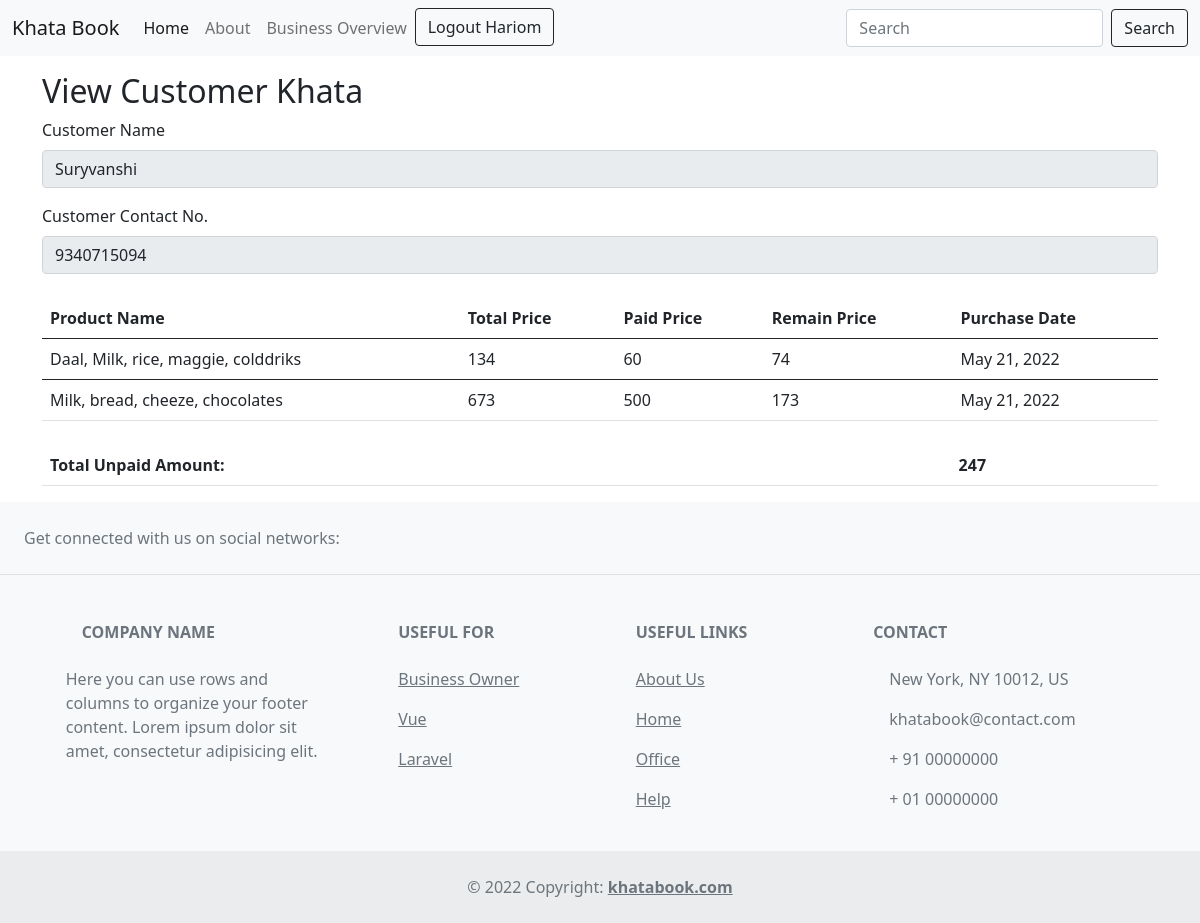
Screenshot of /view/2/ (signed in) with the database file from the repository.
### myapp/models.py (models this page shows, shortened)
class Todo(models.Model):
    title = models.CharField(max_length=20)
    desc = models.CharField(max_length=12)
    customer_of = models.ForeignKey(User,on_delete=models.CASCADE)
    date_created = models.DateField(auto_now_add=True)

class PurchaseDetails(models.Model):
    id = models.IntegerField(primary_key=True)
    product_name=models.CharField(max_length=100)
    total_price = models.IntegerField()
    paid_price = models.IntegerField()
    remain_price = models.IntegerField()
    customer_id = models.ForeignKey(Todo, on_delete=models.CASCADE)
    date_created = models.DateField(auto_now_add=True)

### myapp/views.py (the view)
# urls.py: path('view/<int:id>/', view, name='view'),
def view(request,id):
    todo = Todo.objects.get(id=id)
    product_list = PurchaseDetails.objects.filter(customer_id =id)
    sum =0
    for i in product_list:
        sum+=i.remain_price
    return render(request=request,template_name='myapp/view.html',
                    context={'product_list':product_list, 'todo':todo, 'sum':sum})

### templates/myapp/view.html (shortened to what this page needs)
{% extends 'myapp/base.html' %}
{% block body %}
  <div class="container my-3">
      <h2>View Customer Khata</h2>
      <form action="/" method="POST">
          <div class="mb-3">
            <label for="title" class="form-label">Customer Name</label>
            <texarea readonly type="text" class="form-control" value="{{todo.title}}" name="desc" id="desc">{{todo.title}}</texarea>
          </div>
          <div class="mb-3">
            <label for="desc" class="form-label">Customer Contact No.</label>
            <texarea readonly type="text" class="form-control" value="{{todo.desc}}" name="desc" id="desc">{{todo.desc}}</texarea>
          </div>
      </form>
  </div>
    <div class="container my-4">
      <table class="table">
        <tr>
          <th>Product Name</th>
          <th>Total Price</th>
          <th>Paid Price</th>
          <th>Remain Price</th>
          <th>Purchase Date</th>
        </tr>
        {%for product in product_list%}
        <tbody>
          <tr>
            <td>{{product.product_name}}</td>
            <td>{{product.total_price}}</td>
            <td>{{product.paid_price}}</td>
            <td>{{product.remain_price}}</td>
            <td>{{product.date_created}}</td>
          </tr>
        </tbody>
        {%endfor%}
      </table>
    </div>
      <div class="container my-2">
        <table class="table">
          <tr>
            <th>Total Unpaid Amount:</th>
            <th>{{sum}}</th>
          </tr>
        </table>
      </div>
{% endblock body %}

### templates/myapp/base.html (shortened to what this page needs)
<!doctype html>
<html lang="en">
<head>
    <link href="https://cdn.jsdelivr.net/npm/bootstrap@5.0.0-beta2/dist/css/bootstrap.min.css" rel="stylesheet"
>
</head>
<body>
    <nav class="navbar navbar-expand-lg navbar-light bg-light sticky-top">
        <div class="container-fluid">
            <a class="navbar-brand" href="/home/">Khata Book</a>
            <div class="collapse navbar-collapse" id="navbarSupportedContent">
                <ul class="navbar-nav me-auto mb-2 mb-lg-0">
                    <li class="nav-item">
                        <a class="nav-link active" aria-current="page" href="/home/">Home</a>
                    </li>
                    <li class="nav-item">
                        <a class="nav-link" href="#">About</a>
                    </li>
                    <li class="nav-item">
                      <a class="nav-link" href="/business/overview">Business Overview</a>
                    </li>
                    <li class="nav-item">
                      <a class="btn btn-outline-dark" href="/logout/">Logout {{user.first_name}}</a>
                    </li>
                </ul>
                <form class="d-flex" action="/search/{{user.id}}/" method="POST">
                    <input class="form-control me-2" type="text" name="inputvalue" placeholder="Search" aria-label="Search">
                    <button class="btn btn-outline-dark" type="submit">Search</button>
                </form>
            </div>
        </div>
    </nav>
{% block body %}
{% endblock body %}
<footer class="text-center text-lg-start bg-light text-muted">
    <section
      class="d-flex justify-content-center justify-content-lg-between p-4 border-bottom"
    >
      <div class="me-5 d-none d-lg-block">
        <span>Get connected with us on social networks:</span>
      </div>
      <div>
      </div>
    </section>
    <section class="">
      <div class="container text-center text-md-start mt-5">
        <div class="row mt-3">
          <div class="col-md-3 col-lg-4 col-xl-3 mx-auto mb-4">
            <h6 class="text-uppercase fw-bold mb-4">
              Company name
            </h6>
            <p>
              Here you can use rows and columns to organize your footer content. Lorem ipsum
              dolor sit amet, consectetur adipisicing elit.
            </p>
          </div>
          <div class="col-md-2 col-lg-2 col-xl-2 mx-auto mb-4">
            <h6 class="text-uppercase fw-bold mb-4">
              Useful For
            </h6>
            <p>
              <a href="#!" class="text-reset">Business Owner</a>
            </p>
            <p>
              <a href="#!" class="text-reset">Vue</a>
            </p>
            <p>
              <a href="#!" class="text-reset">Laravel</a>
            </p>
          </div>
          <div class="col-md-3 col-lg-2 col-xl-2 mx-auto mb-4">
            <h6 class="text-uppercase fw-bold mb-4">
              Useful links
            </h6>
            <p>
              <a href="#!" class="text-reset">About Us</a>
            </p>
            <p>
              <a href="#!" class="text-reset">Home</a>
            </p>
            <p>
              <a href="#!" class="text-reset">Office</a>
            </p>
            <p>
              <a href="#!" class="text-reset">Help</a>
            </p>
          </div>
          <div class="col-md-4 col-lg-3 col-xl-3 mx-auto mb-md-0 mb-4">
            <h6 class="text-uppercase fw-bold mb-4">
              Contact
            </h6>
            <p> New York, NY 10012, US</p>
            <p>
              khatabook@contact.com
            </p>
            <p> + 91 00000000</p>
            <p> + 01 00000000</p>
          </div>
        </div>
      </div>
    </section>
    <div class="text-center p-4" style="background-color: rgba(0, 0, 0, 0.05);">
      © 2022 Copyright:
      <a class="text-reset fw-bold" href="https://khatabook.com/">khatabook.com</a>
    </div>
  </footer>
</body>
</html>

### rows the page displays
Todo: title "Suryvanshi", desc "9340715094"
PurchaseDetails: product_name "Daal, Milk, rice, maggie, colddriks", total_price "134", paid_price "60", remain_price "74", date_created "May 21, 2022"
PurchaseDetails: product_name "Milk, bread, cheeze, chocolates", total_price "673", paid_price "500", remain_price "173", date_created "May 21, 2022"

### other values shown
{{ user.first_name }} "Hariom"
{{ sum }} "247"
